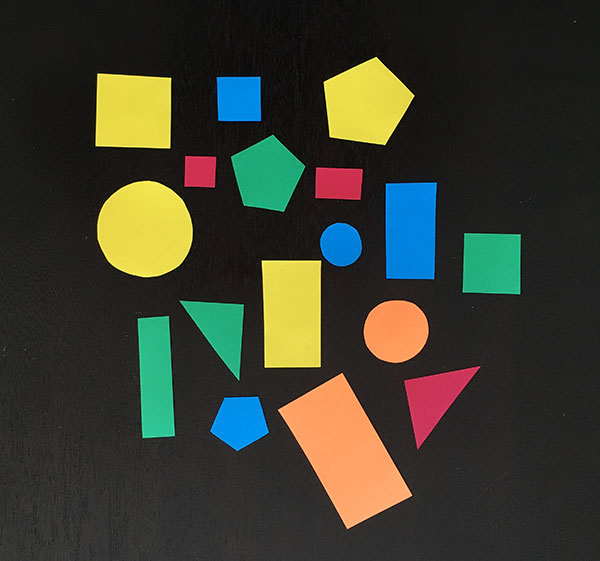
#> input picture images/shapes_and_colors.jpg, 600 x 561 px
$ python centroid_of_object.py   (older library calls are emulated)
#> lines starting #> are read from the running program, lines starting #| are printed output that depends on the picture; after the words box and inside, x2 and y2 are one past the last pixel; in counts of white or black regions, pixels touching at a corner belong together
import cv2
import imutils
from matplotlib import pyplot as plt
image=cv2.imread("images/shapes_and_colors.jpg")
#> image is the input picture: shape (561, 600, 3); mean B, G, R 47.2, 60.1, 58.4
original=image.copy()
gray=cv2.cvtColor(image,cv2.COLOR_BGR2GRAY)
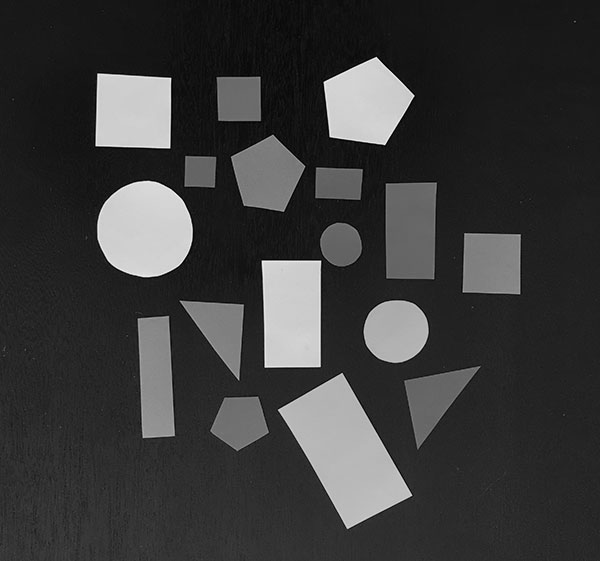
#> gray: shape (561, 600); min 0, max 243, mean 58.1
blurred=cv2.GaussianBlur(gray,(5,5),0)
thresh=cv2.threshold(blurred,60,555,cv2.THRESH_BINARY)[1]
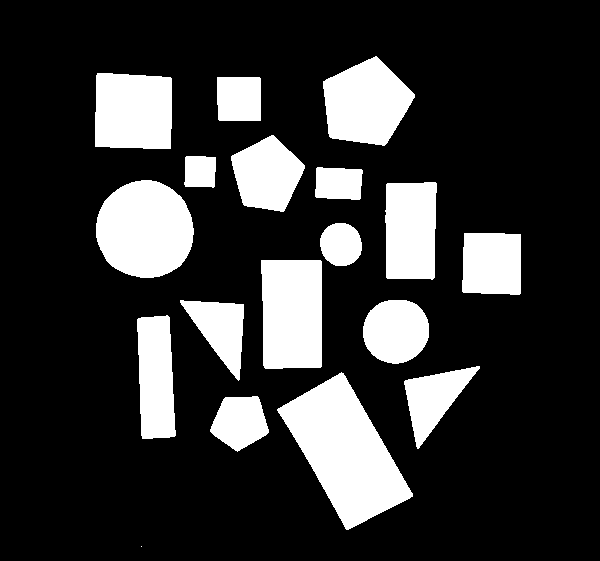
#> thresh: shape (561, 600); 20.5% white; 18 white regions (1 under 20 px)
cnts=cv2.findContours(thresh.copy(),cv2.RETR_EXTERNAL,cv2.CHAIN_APPROX_SIMPLE)
#> cnts = 18 contours, 1 with area under 20; largest, box (x1, y1, x2, y2) and area: (277, 372, 413, 530) 10452, (96, 180, 194, 278) 7401, (261, 260, 322, 369) 6276, (323, 56, 415, 146) 5601, (95, 73, 172, 149) 5442
cnts = cnts[0] if imutils.is_cv2() else cnts[1]


for c in cnts:
    M=cv2.moments(c)
    cX=0
    cY=0
    if M["m00"]!=0:
        cX=int(M["m10"] / M["m00"])
        cY=int(M["m01"] / M["m00"])
    cv2.drawContours(image,[c],-1,(0,255,0),2)
    cv2.circle(image,(cX,cY),7,(255,255,255),2)
    cv2.putText(image, "center", (cX - 20, cY - 20),cv2.FONT_HERSHEY_SIMPLEX, 0.5, (255, 255, 255), 2)
#> this loop made 18 passes
#> (cX, cY) on passes 2 to 13: (239, 421), (344, 451), (433, 398), (155, 377), (395, 330), (220, 328), (291, 313), (491, 263), (340, 244), (410, 230), (144, 229), (338, 183)
#> (c, cX, cY) on pass 1: ([[141, 546]], 0, 0)
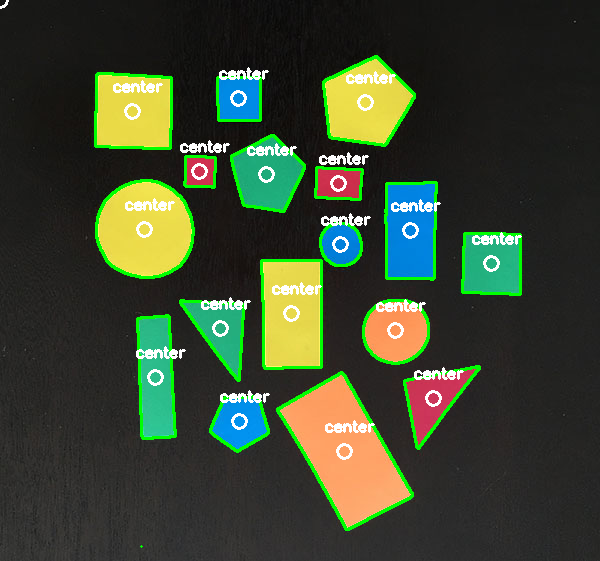
#> image: shape (561, 600, 3); 6.16% of pixels changed, all inside (x1, y1, x2, y2) = (0, 0, 522, 548)

plt.subplot(2,2,1),plt.imshow(original,cmap = 'gray'),plt.title('Original')
plt.axis("off")

plt.subplot(2,2,2),plt.imshow(thresh,cmap="gray"),plt.title('Threshold')
plt.axis("off")

plt.subplot(2,2,3),plt.imshow(cv2.cvtColor(image, cv2.COLOR_BGR2RGB)),plt.title('Result')
plt.axis("off")
plt.show()
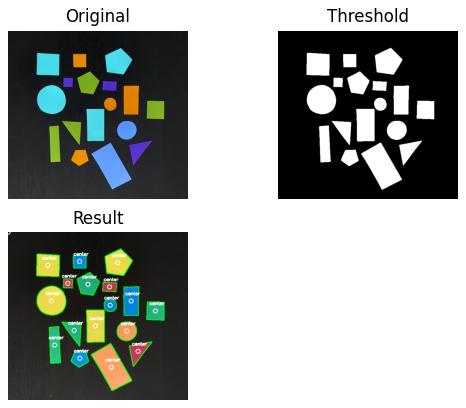
#> figure drawn by matplotlib, 3 panels; B, G, R data is drawn as R, G, B
